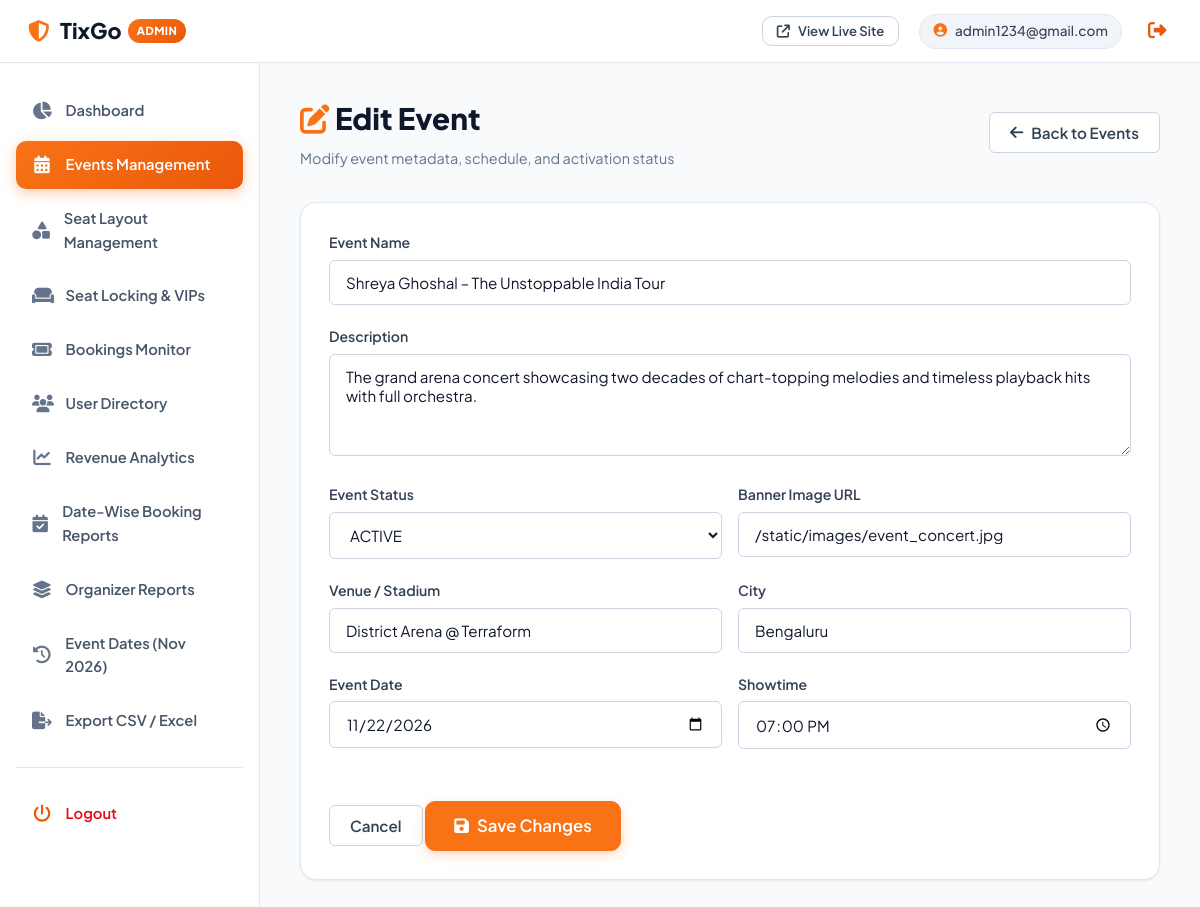
Screenshot of /admin/events/12/edit (signed in) with the database file from the repository.
### models/admin.py (models this page shows, shortened)
class Admin(db.Model):
    __tablename__ = "admins"
    id = db.Column(db.Integer, primary_key=True)
    email = db.Column(db.String(150), unique=True, nullable=False, index=True)
    password_hash = db.Column(db.String(255), nullable=False)
    is_active = db.Column(db.Boolean, default=True, nullable=False)
    created_at = db.Column(db.DateTime, default=utcnow)

### models/event.py (models this page shows, shortened)
class Event(db.Model):
    __tablename__ = "events"
    id = db.Column(db.Integer, primary_key=True)
    name = db.Column(db.String(200), nullable=False)
    description = db.Column(db.Text, nullable=False)
    event_type = db.Column(db.String(50), nullable=False, default="Cinema")  # Cinema, Theater, Cricket, Concert, General
    banner_image = db.Column(db.String(255), nullable=True)
    venue = db.Column(db.String(200), nullable=False)
    city = db.Column(db.String(100), nullable=False)
    event_date = db.Column(db.Date, nullable=False)
    event_time = db.Column(db.Time, nullable=False)
    total_seats = db.Column(db.Integer, default=0, nullable=False)
    status = db.Column(db.String(50), default="ACTIVE", nullable=False)  # ACTIVE, CANCELLED, COMPLETED, DRAFT
    created_at = db.Column(db.DateTime, default=utcnow)
    updated_at = db.Column(db.DateTime, default=utcnow, onupdate=utcnow)
    seats = db.relationship("Seat", backref="event", lazy="dynamic", cascade="all, delete-orphan")
    bookings = db.relationship("Booking", backref="event", lazy=True)
    sections = db.relationship("EventSection", backref="event", cascade="all, delete-orphan", order_by="EventSection.display_order")

### routes/admin_routes.py (the view, shortened to what this page needs)
@admin_bp.route("/admin/events/<int:event_id>/edit", methods=["GET", "POST"])
@admin_required
def admin_edit_event(event_id: int):
    event = db.session.get(Event, event_id)
    if not event:
        flash("Event not found.", "danger")
        return redirect(url_for("admin.admin_events"))
    return render_template("admin/edit_event.html", event=event)

### utils/security.py (called while the page is built)
def admin_required(f):
    @wraps(f)
    def decorated_function(*args, **kwargs):
        if not session.get("admin_id"):
            if request.is_json or request.path.startswith("/api/"):
                return jsonify({"success": False, "message": "Admin authorization required."}), 403
            flash("Admin login required.", "danger")
            return redirect(url_for("admin.admin_login", next=request.url))
        return f(*args, **kwargs)
    return decorated_function

def get_current_user():
    user_id = session.get("user_id")
    if user_id:
        return db.session.get(User, user_id)
    return None

def get_current_admin():
    admin_id = session.get("admin_id")
    if admin_id:
        return db.session.get(Admin, admin_id)
    return None

### templates/admin/edit_event.html (shortened to what this page needs)
{% extends "admin/base.html" %}
{% block content %}
<div class="admin-page-container">
    <div class="admin-page-header">
        <div>
            <h1><i class="fa-solid fa-pen-to-square"></i> Edit Event</h1>
            <p>Modify event metadata, schedule, and activation status</p>
        </div>
        <a href="{{ url_for('admin.admin_events') }}" class="btn btn-outline">
            <i class="fa-solid fa-arrow-left"></i> Back to Events
        </a>
    </div>
    <div class="admin-panel-card" style="max-width: 900px; margin: 0 auto;">
        <form action="{{ url_for('admin.admin_edit_event', event_id=event.id) }}" method="POST" class="admin-form">
            <div class="form-group">
                <label for="eventName">Event Name</label>
                <input type="text" id="eventName" name="name" class="form-control" value="{{ event.name }}" required>
            </div>
            <div class="form-group">
                <label for="eventDescription">Description</label>
                <textarea id="eventDescription" name="description" class="form-control" rows="4" required>{{ event.description }}</textarea>
            </div>
            <div class="form-row">
                <div class="form-group col-half">
                    <label for="status">Event Status</label>
                    <select id="status" name="status" class="form-control">
                        <option value="ACTIVE" {% if event.status == 'ACTIVE' %}selected{% endif %}>ACTIVE</option>
                    </select>
                </div>
                <div class="form-group col-half">
                    <label for="bannerImage">Banner Image URL</label>
                    <input type="text" id="bannerImage" name="banner_image" class="form-control" value="{{ event.banner_image }}">
                </div>
            </div>
            <div class="form-row">
                <div class="form-group col-half">
                    <label for="venue">Venue / Stadium</label>
                    <input type="text" id="venue" name="venue" class="form-control" value="{{ event.venue }}" required>
                </div>
                <div class="form-group col-half">
                    <label for="city">City</label>
                    <input type="text" id="city" name="city" class="form-control" value="{{ event.city }}" required>
                </div>
            </div>
            <div class="form-row">
                <div class="form-group col-half">
                    <label for="eventDate">Event Date</label>
                    <input type="date" id="eventDate" name="event_date" class="form-control" value="{{ event.event_date.strftime('%Y-%m-%d') }}" required>
                </div>
                <div class="form-group col-half">
                    <label for="eventTime">Showtime</label>
                    <input type="time" id="eventTime" name="event_time" class="form-control" value="{{ event.event_time.strftime('%H:%M') }}" required>
                </div>
            </div>
            <div class="form-actions-bar" style="margin-top: 2rem;">
                <a href="{{ url_for('admin.admin_events') }}" class="btn btn-outline">Cancel</a>
                <button type="submit" class="btn btn-primary btn-lg">
                    <i class="fa-solid fa-floppy-disk"></i>
                    <span>Save Changes</span>
                </button>
            </div>
        </form>
    </div>
</div>
{% endblock %}

### templates/admin/base.html (shortened to what this page needs)
<!DOCTYPE html>
<html lang="en">
<head>
    <link rel="stylesheet" href="https://cdnjs.cloudflare.com/ajax/libs/font-awesome/6.5.1/css/all.min.css">
    <link rel="stylesheet" href="{{ url_for('static', filename='css/style.css') }}">
    <link rel="stylesheet" href="{{ url_for('static', filename='css/admin.css') }}">
</head>
<body class="admin-body">
    <header class="admin-top-nav">
        <div class="admin-nav-left">
            <a href="{{ url_for('admin.admin_dashboard') }}" class="admin-brand">
                <span class="logo-icon"><i class="fa-solid fa-shield-halved"></i></span>
                <span class="admin-brand-text">TixGo <span class="badge badge-danger">Admin</span></span>
            </a>
        </div>
        <div class="admin-nav-right">
            <a href="{{ url_for('events.landing_page') }}" class="btn btn-outline btn-sm user-site-link" target="_blank">
                <i class="fa-solid fa-arrow-up-right-from-square"></i> View Live Site
            </a>
            <div class="admin-user-pill">
                <i class="fa-solid fa-circle-user"></i>
                <span>{{ current_admin.email if current_admin else 'Administrator' }}</span>
            </div>
            <a href="{{ url_for('admin.admin_logout') }}" class="admin-logout-btn" title="Sign Out">
                <i class="fa-solid fa-right-from-bracket"></i>
            </a>
        </div>
    </header>
    <div class="admin-layout">
        <aside class="admin-sidebar" id="adminSidebar">
            <nav class="sidebar-nav">
                <a href="{{ url_for('admin.admin_dashboard') }}" class="sidebar-link {% if request.endpoint == 'admin.admin_dashboard' %}active{% endif %}">
                    <i class="fa-solid fa-chart-pie"></i>
                    <span>Dashboard</span>
                </a>
                <a href="{{ url_for('admin.admin_events') }}" class="sidebar-link {% if request.endpoint in ('admin.admin_events', 'admin.admin_add_event', 'admin.admin_edit_event') %}active{% endif %}">
                    <i class="fa-solid fa-calendar-days"></i>
                    <span>Events Management</span>
                </a>
                <a href="{{ url_for('admin.admin_seat_layouts') }}" class="sidebar-link {% if request.endpoint in ('admin.admin_seat_layouts', 'admin.admin_event_layout_designer') %}active{% endif %}">
                    <i class="fa-solid fa-shapes"></i>
                    <span>Seat Layout Management</span>
                </a>
                <a href="{{ url_for('admin.admin_seats') }}" class="sidebar-link {% if request.endpoint in ('admin.admin_seats', 'admin.admin_event_seats') %}active{% endif %}">
                    <i class="fa-solid fa-couch"></i>
                    <span>Seat Locking & VIPs</span>
                </a>
                <a href="{{ url_for('admin.admin_bookings') }}" class="sidebar-link {% if request.endpoint == 'admin.admin_bookings' %}active{% endif %}">
                    <i class="fa-solid fa-ticket"></i>
                    <span>Bookings Monitor</span>
                </a>
                <a href="{{ url_for('admin.admin_users') }}" class="sidebar-link {% if request.endpoint == 'admin.admin_users' %}active{% endif %}">
                    <i class="fa-solid fa-users"></i>
                    <span>User Directory</span>
                </a>
                <a href="{{ url_for('admin.admin_revenue') }}" class="sidebar-link {% if request.endpoint == 'admin.admin_revenue' %}active{% endif %}">
                    <i class="fa-solid fa-chart-line"></i>
                    <span>Revenue Analytics</span>
                </a>
                <a href="{{ url_for('admin.admin_date_wise_reports') }}" class="sidebar-link {% if request.endpoint == 'admin.admin_date_wise_reports' %}active{% endif %}">
                    <i class="fa-solid fa-calendar-check"></i>
                    <span>Date-Wise Booking Reports</span>
                </a>
                <a href="{{ url_for('admin.admin_organizer_reports') }}" class="sidebar-link {% if request.endpoint == 'admin.admin_organizer_reports' %}active{% endif %}">
                    <i class="fa-solid fa-layer-group"></i>
                    <span>Organizer Reports</span>
                </a>
                <a href="{{ url_for('admin.admin_event_date_management') }}" class="sidebar-link {% if request.endpoint == 'admin.admin_event_date_management' %}active{% endif %}">
                    <i class="fa-solid fa-clock-rotate-left"></i>
                    <span>Event Dates (Nov 2026)</span>
                </a>
                <a href="{{ url_for('admin.admin_reports') }}" class="sidebar-link {% if request.endpoint == 'admin.admin_reports' %}active{% endif %}">
                    <i class="fa-solid fa-file-export"></i>
                    <span>Export CSV / Excel</span>
                </a>
                <hr class="sidebar-divider">
                <a href="{{ url_for('admin.admin_logout') }}" class="sidebar-link text-danger">
                    <i class="fa-solid fa-power-off"></i>
                    <span>Logout</span>
                </a>
            </nav>
        </aside>
        <main class="admin-main">
            {% block content %}{% endblock %}
        </main>
    </div>
</body>
</html>

### static/css/style.css (style rules this page uses)
:root { --primary: #E50914; --primary-hover: #c40812; --primary-light: rgba(229, 9, 20, 0.12); --secondary: #FFFFFF; --dark: #1F1F1F; --dark-surface: #141414; --dark-card: #181818; --dark-border: #2e2e2e; --bg-light: #F5F5F5; --bg-white: #FFFFFF; --text-main: #1F1F1F; --text-muted: #777777; --text-light: #F5F5F5; --border-color: #EEEEEE; --border-dark: #333333; --success: #28a745; --warning: #ffc107; --info: #0d6efd; --danger: #E50914; --font-main: 'Plus Jakarta Sans', -apple-system, BlinkMacSystemFont, 'Segoe UI', Roboto, sans-serif; --radius-sm: 6px; --radius-md: 10px; --radius-lg: 16px; --radius-full: 9999px; --shadow-sm: 0 2px 4px rgba(0,0,0,0.06); --shadow-md: 0 4px 12px rgba(0,0,0,0.08); --shadow-lg: 0 10px 25px rgba(0,0,0,0.12); --shadow-glow: 0 0 20px rgba(229, 9, 20, 0.35); --transition: all 0.25s cubic-bezier(0.4, 0, 0.2, 1); }
*, *::before, *::after { box-sizing: border-box; margin: 0; padding: 0; }
body { font-family: var(--font-main); background-color: var(--bg-light); color: var(--text-main); line-height: 1.6; min-height: 100vh; display: flex; flex-direction: column; -webkit-font-smoothing: antialiased; }
a { color: inherit; text-decoration: none; transition: var(--transition); }
.btn { display: inline-flex; align-items: center; justify-content: center; gap: 0.5rem; font-family: var(--font-main); font-weight: 600; font-size: 0.95rem; padding: 0.65rem 1.25rem; border-radius: var(--radius-sm); border: 1px solid transparent; cursor: pointer; transition: var(--transition); text-align: center; line-height: 1.2; }
.btn-primary { background-color: var(--primary); color: var(--secondary); box-shadow: 0 4px 12px rgba(229, 9, 20, 0.25); }
.btn-outline { background-color: transparent; color: var(--dark); border-color: #d1d5db; }
.btn-sm { padding: 0.4rem 0.85rem; font-size: 0.85rem; }
.btn-lg { padding: 0.85rem 1.75rem; font-size: 1.05rem; border-radius: var(--radius-md); }
.form-group { margin-bottom: 1.25rem; }
.form-group label { display: block; font-size: 0.88rem; font-weight: 600; margin-bottom: 0.4rem; color: #374151; }
.form-control { width: 100%; padding: 0.75rem 1rem; font-family: var(--font-main); font-size: 0.95rem; border: 1.5px solid #d1d5db; border-radius: var(--radius-sm); background-color: #ffffff; color: var(--text-main); transition: var(--transition); }
.form-row { display: flex; gap: 1rem; }
.col-half { flex: 1; }
.badge { display: inline-block; padding: 0.25rem 0.6rem; border-radius: var(--radius-full); font-size: 0.75rem; font-weight: 700; text-transform: uppercase; letter-spacing: 0.5px; }
.badge-danger { background: rgba(229, 9, 20, 0.15); color: #E50914; }
.text-danger { color: var(--danger) !important; }

### rows the page displays
Admin: email "admin1234@gmail.com"
Event: name "Shreya Ghoshal – The Unstoppable India Tour", description "The grand arena concert showcasing two decades of chart-topping melodies and timeless playback hits with full orchestra.", status "ACTIVE", banner_image "/static/images/event_concert.jpg", venue "District Arena @ Terraform", city "Bengaluru", event_date "11/22/2026", event_time "19:00"
